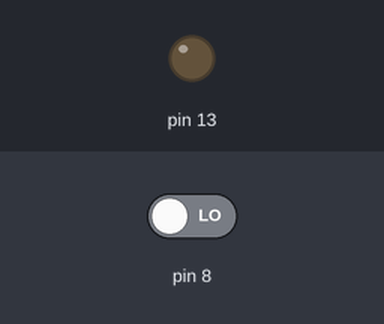
This sketch was run on a simulated Arduino Uno, built with avr-gcc and run on an emulated ATmega328P. Shown: output pins drawn as LEDs (lit = HIGH). The inputs (shaded band) are chosen by the test bench; at power-on: pin 8 LOW.

Above: at 1.2 s.
1.3 s: pin 8 driven HIGH
At 2.4 s:
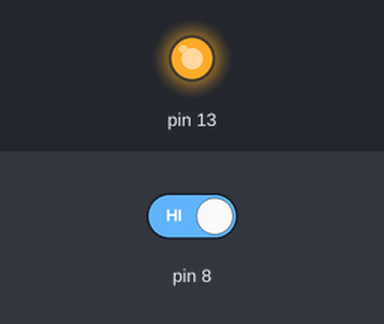
2.8 s: pin 8 driven LOW
At 3.5 s:
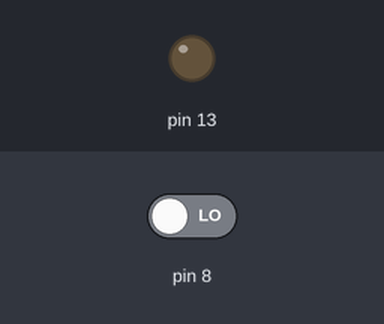
Timing chart, 0 to 5.8 s (numbered marks = the images above; inputs shaded):
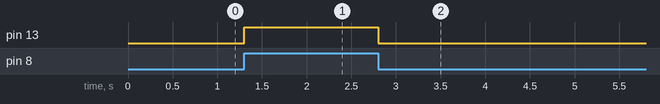

Measured:
- after the input at 1.3 s, pin 13: LOW → HIGH at once
- after the input at 2.8 s, pin 13: HIGH → LOW at once

The sketch:

lab2_circuit1.ino
```cpp
/*
  Lab 2, Circuit 1
  Using a pushbutton (connected to D8) to turn on/off an LED (connected to D13)
  Written by Alyssa J. Pasquale, Ph.D.
  May 15, 2017
  Edited: November 17, 2017
*/

void setup()
{
  // Set DDRB bit 5
  // This causes Arduino pin D13 to be an output
  DDRB = DDRB | 0b00100000;
}

void loop()
{
  //Read value from pushbutton (D8)
  unsigned char buttonState = PINB & 0b00000001;
  if (buttonState == 1) {
    //Turn on LED
    PORTB = PORTB | 0b00100000;
  }
  else {
    //Turn off LED
    PORTB = PORTB & 0b11011111;
  }
}
```
